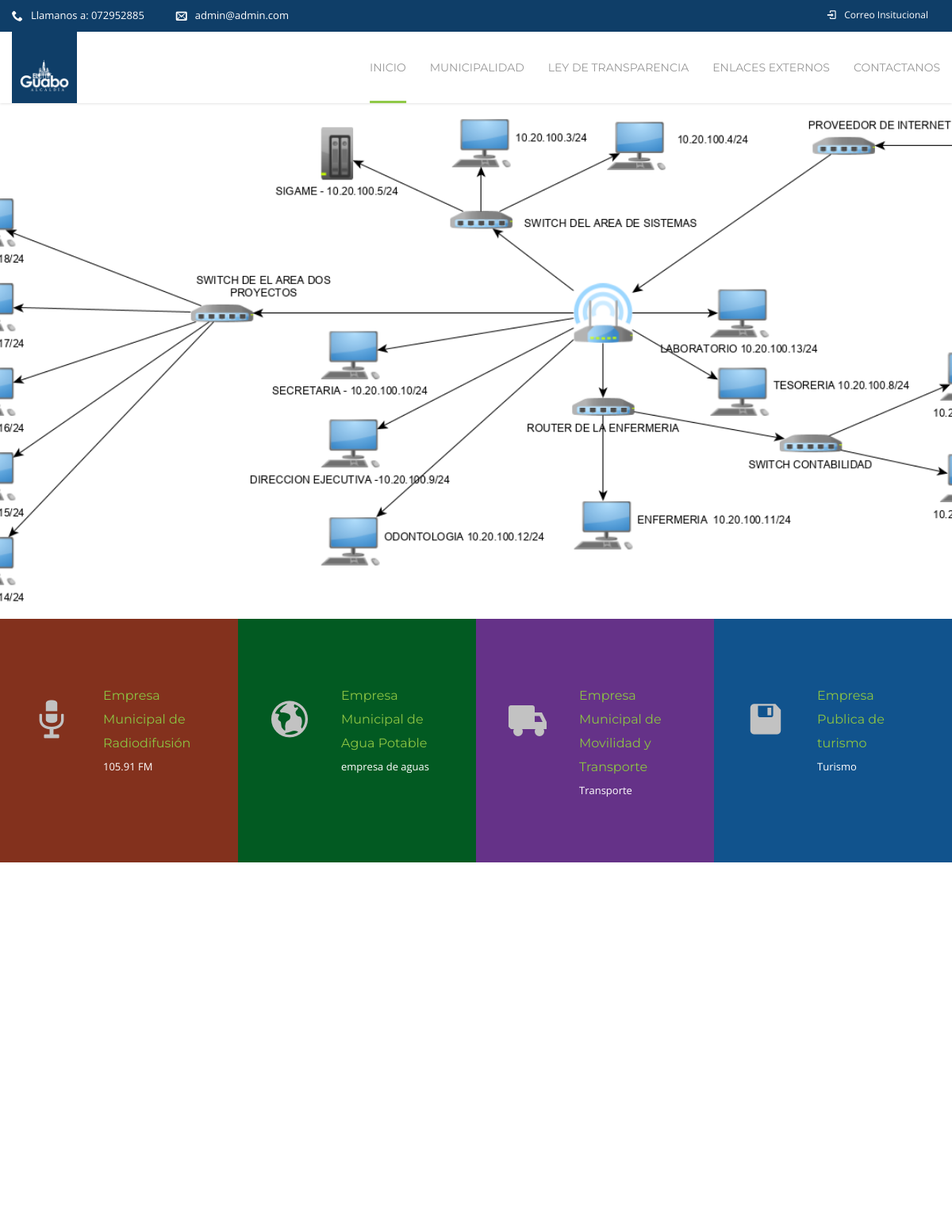
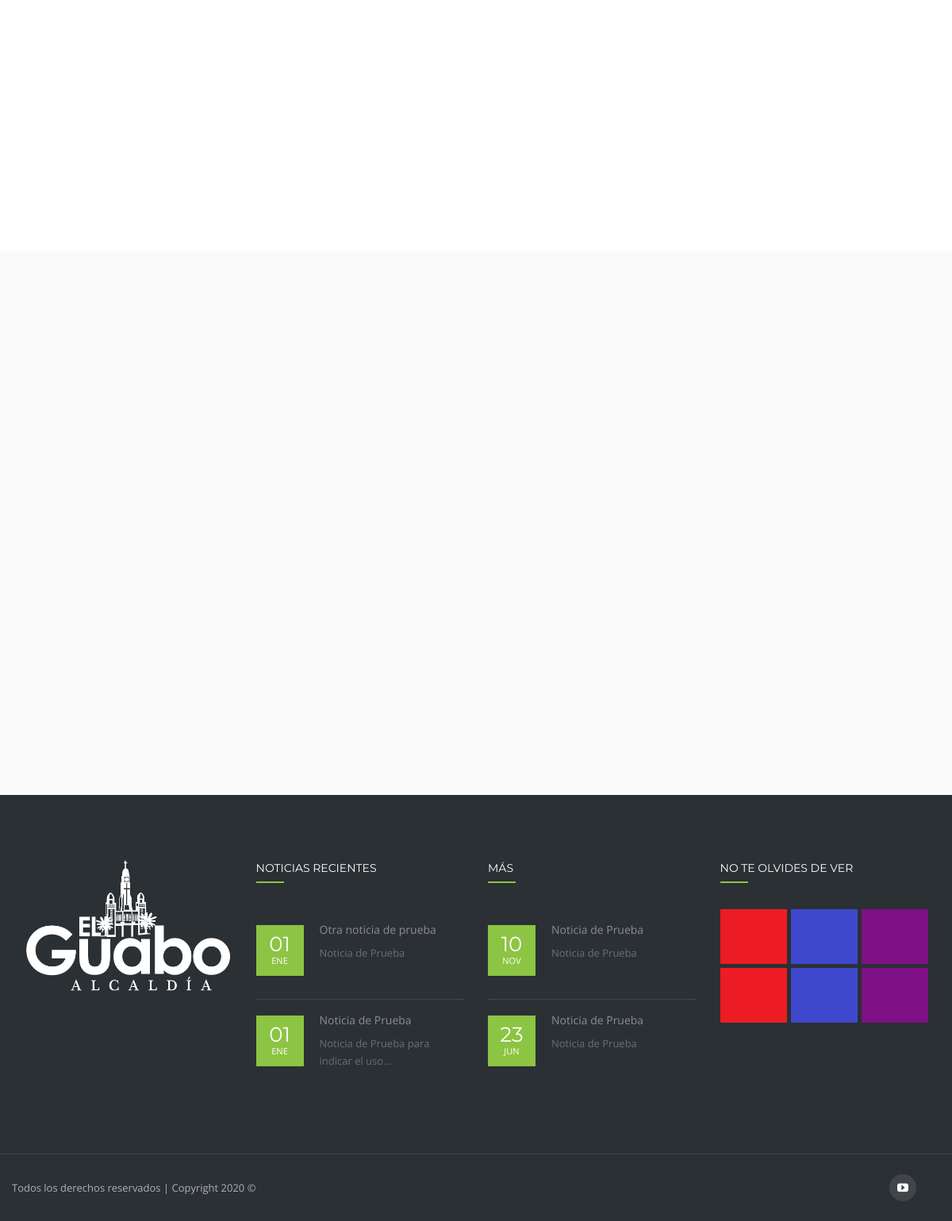
The page / on the database its author committed (2 pictures, top to bottom).
### Apps/Inicio/models.py (models this page shows)
class Institucion(models.Model):
    nombre= models.CharField(max_length=60)
    logo = models.ImageField(upload_to="logo",null=True,blank=True)
    direccion = models.CharField(max_length=120,null=True,blank=True)
    telefono=models.CharField(max_length=60,null=True,blank=True)
    email = models.EmailField(max_length=150,null=True,blank=True)
    mision =RichTextUploadingField(null=True,blank=True)
    vision= RichTextUploadingField(null=True,blank=True)
    objetivos = RichTextUploadingField(null=True,blank=True)
    facebook=models.CharField(max_length=200,null=True,blank=True)
    twitter=models.CharField(max_length=200,null=True,blank=True)
    google_plus=models.CharField(max_length=200,null=True,blank=True)
    youtube=models.CharField(max_length=200,null=True,blank=True)
    class Meta:
        verbose_name_plural = "1. Institución"

class SliderPrincipal(models.Model):
    imagen=models.ImageField(upload_to="sliderPrincipal",help_text="Imagen de 1600 x 571")
    estado =models.BooleanField(default=True)
    class Meta:
        verbose_name_plural = "2. Slider de Imágenes"

class Empresas(models.Model):
    nombre= models.CharField(max_length=120)
    descripcion = models.TextField()
    color_slide= ColorField(default="#ff441")
    icono =models.CharField(max_length=120, choices=(("icon-truck","icon-truck"),("icon-truck2","icon-truck2"),("icon-microphone","icon-microphone"),
                                                     ("icon-earth","icon-earth"),("icon-earth2","icon-earth2"),("icon-disk","icon-disk"),("icon-disk2","icon-disk2")))
    imagen= models.ImageField(upload_to="radio", null=True,blank=True)
    pagina = RichTextField()
    class Meta:
        verbose_name_plural = "Empresas"

class Noticias(models.Model):
    fecha=models.DateTimeField()
    titulo=models.CharField(max_length=200)
    banner = models.ImageField(upload_to="noticias/banner",null=True,blank=True)
    imagen =models.ImageField(upload_to='noticias', help_text="Imagen de 585 x 480")
    descripcion_corta =models.CharField(max_length=160)
    pagina = RichTextUploadingField()
    visitas =models.IntegerField(default=1)
    class Meta:
        verbose_name_plural ="5. Noticias"

### Apps/Inicio/views.py (the view)
# urls.py: path('',index),
def index(request):
    institucion=Institucion.objects.first()
    contexto={
        'correo':institucion.email,
        'telefono':institucion.telefono,
        'logo': institucion.logo,
        'institucion':institucion,
        'slider':SliderPrincipal.objects.filter(estado = True),
        'administracion':Directorio.objects.get(dignidad="A"),
        'proyectos':Proyectos.objects.all(),
        'empresas':Empresas.objects.all(),
        'turismo':Turismo.objects.first(),
        'noticias':Noticias.objects.all().order_by('-fecha'),
    }
    return render(request,'home-7.html',contexto)

### templates/home-7.html (shortened to what this page needs)
<!DOCTYPE html>
<html class="no-js  blank-false " lang="es-EC">
<head>
    <link rel='stylesheet' href='/static/css/settings.css' type='text/css' media='all' />
    <link rel='stylesheet' href='/static/css/style.css' type='text/css' media='all' />
    <link rel='stylesheet' href='/static/css/js_composer.min.css' type='text/css' media='all' />
</head>
<body class="home page page-id-7 page-template page-template-page-vc page-template-page-vc-php wpb-js-composer js-comp-ver-4.11.2 vc_responsive ">
    <div id="gen-wrap">
        <div id="wrap" class="nz-wide">
            <header class="header desk version1 stuck-false top-true sl-false search-true cart-true iversion-dark effect-underline subeffect-ghost fixed-true fiversion-dark">
                <div class="header-top" style="background: #0f3e68;">
                        <div class="container nz-clearfix">
                            <div class="slogan nz-clearfix">
                                <div class="nz-bar"><span class="nz-icon none small icon-phone animate-false"></span><span class="header-top-label">Llamanos
                                </span> a: {{telefono}}</div>
                                <div class="nz-bar"><span class="nz-icon none small icon-envelope animate-false"></span>{{correo}}</div>
                            </div>
                            <nav class="header-top-menu nz-clearfix">
                                <ul class="menu">
                                    <li class="icon-login menu-item"><a href="/"><span class="mi"></span><span class="txt">Correo Insitucional</span></a></li>
                                </ul>
                            </nav>
                        </div>
                    </div>
                <div class="header-content">
                    <div class="header-body">
                        <div class="container nz-clearfix">
                            <div class="logo logo-desk">
                                <a href="/" title="El Guabo" style="background: #0f3e68; padding: 10px">
                                    <img style="max-width:149px;max-height:41px;" src="/media/{{logo}}" alt="Focuson">
                                </a>
                            </div>
                            <nav class="header-menu desk-menu nz-clearfix">
                                <ul id="header-menu" class="menu">
                                    <li class="menu-item current-menu-item menu-item-has-children" data-mm="false" data-mmc="2">
                                        <a href="/"><span class="txt">Inicio</span></a>
                                    </li>
                                    <li class="menu-item menu-item-has-children" data-mm="false" data-mmc="2">
                                        <a href="#"><span class="txt">Municipalidad</span></a>
                                    </li>
                                    <li class="menu-item menu-item-has-children" data-mm="false" data-mmc="2">
                                        <a href="#"><span class="txt">Ley de Transparencia</span></a>
                                    </li>
                                    <li class="menu-item menu-item-has-children"><a href="#"><span class="txt">Enlaces Externos</span></a>
                                    </li>
                                    <li class="menu-item menu-item-has-children" data-mm="false" data-mmc="2">
                                        <a href="/contacto/"><span class="txt">Contactanos</span></a>
                                    </li>
                                </ul>
                            </nav>
                        </div>
                    </div>
                </div>
            </header>
            <div class="page-content-wrap">
            {% block slider %}
                <div id="rev_slider_1_1_wrapper" class="rev_slider_wrapper fullwidthbanner-container" style="margin:0px auto;background-color:#fafafa;padding:0px;margin-top:0px;margin-bottom:0px;background-image:url(/static/upload/slider_pattern.png);background-repeat:repeat;background-size:normal;background-position:left top;">
                    <div id="rev_slider_1_1" class="rev_slider fullwidthabanner" style="display:none;" data-version="5.2.3.5">
                        <ul>
                            {% for slide in slider %}
                            <li data-index="rs-3" data-transition="fade" data-slotamount="default" data-hideafterloop="0" data-hideslideonmobile="off" data-easein="Power3.easeIn" data-easeout="Power2.easeOut" data-masterspeed="300" data-thumb="/static/upload/slider_bg1-100x50.jpg" data-rotate="0" data-saveperformance="off" data-title="Slide 1" data-param1="" data-param2="" data-param3="" data-param4="" data-param5="" data-param6="" data-param7="" data-param8="" data-param9="" data-param10="" data-description="">
                            </li>
                            {% endfor %}
                        </ul>
                    </div>
                </div>
            {% endblock %}
            {% block contenido %}
                <div id="nz-content" class='content nz-clearfix padding-false'>
                    <div class='container page-full-width'>
                        <div id="post-3516" class="post-3516 page type-page status-publish hentry">
                            <section class="page-content nz-clearfix">
                                <div class="nz-section horizontal autoheight-true animate-false full-width-true " data-animation-speed="35000" data-parallax="false" style="">
                                    <div class="nz-row">
                                        {% for empresa in empresas %}
                                            <div class="col vc_col-sm-12 vc_col-lg-3 vc_col-md-12 col12  col-animate-true" style="background-color:{{ empresa.color_slide }};" data-effect="scale" data-align="left" data-margin="false">
                                            <div class="col-inner" style="padding-left:50px;padding-right:50px;padding-top:75px;padding-bottom:50px;">
                                                <div class="nz-content-box nz-clearfix animate-none" data-columns="1" data-animate="false">
                                                    <div id="nz-box-1" class="  nz-box animate-item">
                                                        <div class="nz-box-wrap">
                                                            <div class="box-icon-wrap">
                                                                <div class="box-icon {{ empresa.icono }}"></div>
                                                            </div>
                                                            <div class="box-data">
                                                                <h3><span style="font-size: 16px; line-height: 26px; color: #ffffff;"><a href="/empresa/{{ empresa.id }}/">{{empresa.nombre}}</a></span></h3>
                                                                <p><span style="color: #ffffff;">
                                                                    {{ empresa.descripcion }}
                                                                </span></div>
                                                        </div>
                                                    </div>
                                                </div>
                                            </div>
                                        </div>
                                        {% endfor %}
                                    </div>
                                </div>
                                <div class="nz-section horizontal autoheight-false animate-false full-width-false " data-animation-speed="35000" data-parallax="false" style="padding-top:100px;padding-bottom:75px;">
                                    <div class="container">
                                        <div class="nz-row">
                                        </div>
                                    </div>
                                </div>
                                <div class="nz-section horizontal autoheight-false animate-false full-width-true " data-animation-speed="35000" data-parallax="false" style="background-color:#fafafa;padding-top:75px;">
                                    <div class="nz-row">
                                    </div>
                                </div>
                            </section>
                        </div>
                    </div>
                </div>
            {% endblock %}
            {% block footer %}
                <footer class='footer'>
                    <div class="footer-widget-area nz-clearfix">
                        <div class="container">
                            <aside class="footer-widget-area widget-area nz-clearfix">
                                <div id="text-2" class="widget widget_text">
                                    <div class="textwidget"><img src="/media/{{ logo }}" alt="Focuson">
                                        <div class="gap nz-clearfix" style="height:35px">&nbsp;</div>
                                        <div class="gap nz-clearfix" style="height:25px">&nbsp;</div></div>
                                </div>
                                <div id="nz-recent-posts-2" class="widget widget_nz_recent_entries">
                                    <h6 class="widget_title">Noticias Recientes</h6>
                                    <ul>
                                        {% for noticia in noticias %}
                                            {% if forloop.counter <= 2 %}
                                                <li class="post">
                                                    <div class="post-date-custom"><span>{{noticia.fecha|date:"d"}}</span><span>{{noticia.fecha|date:"M"}}</span></div>
                                                    <div class="post-body">
                                                        <a class="post-title" href="/noticias_/{{ noticia.id }}/{{noticia.fecha|date:"m"}}">{{noticia.titulo}}</a>
                                                        <div class="widget-post-category">{{ noticia.descripcion_corta|truncatechars:40 }}</div>
                                                    </div>
                                                </li>
                                            {% endif %}
                                        {% endfor %}
                                    </ul>
                                </div>
                                <div id="nz-recent-posts-2" class="widget widget_nz_recent_entries">
                                <h6 class="widget_title"> Más</h6>
                                    <ul>
                                        {% for noticia in noticias %}
                                            {% if forloop.counter > 2 and forloop.counter <= 4 %}
                                                <li class="post">
                                                    <div class="post-date-custom"><span>{{noticia.fecha|date:"d"}}</span><span>{{noticia.fecha|date:"M"}}</span></div>
                                                    <div class="post-body">
                                                        <a class="post-title" href="/noticias_/{{ noticia.id }}/{{noticia.fecha|date:"m"}}">{{noticia.titulo}}</a>
                                                        <div class="widget-post-category">{{ noticia.descripcion_corta|truncatechars:40 }}</div>
                                                    </div>
                                                </li>
                                            {% endif %}
                                        {% endfor %}
                                    </ul>
                                </div>
                                <div id="mailchimp-4" class="widget widget_mailchimp">
                                    <h6 class="widget_title">No te olvides de ver</h6>
                                    <div class="recent-projects nz-clearfix">
                                        {% for proyecto in proyectos %}
                                        <div class="post nz-clearfix">
                                            <a href="/proyecto/{{proyecto.id}}" title="Jurong Hub">
                                                <div class="nz-thumbnail">
                                                </div>
                                            </a>
                                        </div>
                                        {% endfor %}
                                    </div>
                                </div>
                            </aside>
                        </div>
                    </div>
                    <div class="footer-info-area nz-clearfix">
                        <div class="container">
                            <div class="footer-copyright nz-clearfix">
                                Todos los derechos reservados | Copyright 2020 ©
                            </div>
                            <div class="social-links">
                                {% if institucion.youtube %}
                                <a class="icon-youtube" href="{{ institucion.youtube }}" title="youtube" target="_blank"></a>
                                {% endif %}
                            </div>
                        </div>
                    </div>
                </footer>
            {% endblock %}
            </div>
        </div>
    </div>
</body>
</html>

### rows shown on the page
Institucion: telefono "072952885", email "admin@admin.com", logo (picture)
Empresas: nombre "Empresa Municipal de Radiodifusión", descripcion "105.91 FM"
Empresas: nombre "Empresa Municipal de Agua Potable", descripcion "empresa de aguas"
Empresas: nombre "Empresa Municipal de Movilidad y Transporte", descripcion "Transporte"
Empresas: nombre "Empresa Publica de turismo", descripcion "Turismo"
Noticias: fecha "01", fecha "ENE", titulo "Otra noticia de prueba", descripcion_corta "Noticia de Prueba"
Noticias: fecha "01", fecha "ENE", titulo "Noticia de Prueba", descripcion_corta "Noticia de Prueba para indicar el uso..."
Noticias: fecha "10", fecha "NOV", titulo "Noticia de Prueba", descripcion_corta "Noticia de Prueba"
Noticias: fecha "23", fecha "JUN", titulo "Noticia de Prueba", descripcion_corta "Noticia de Prueba"
